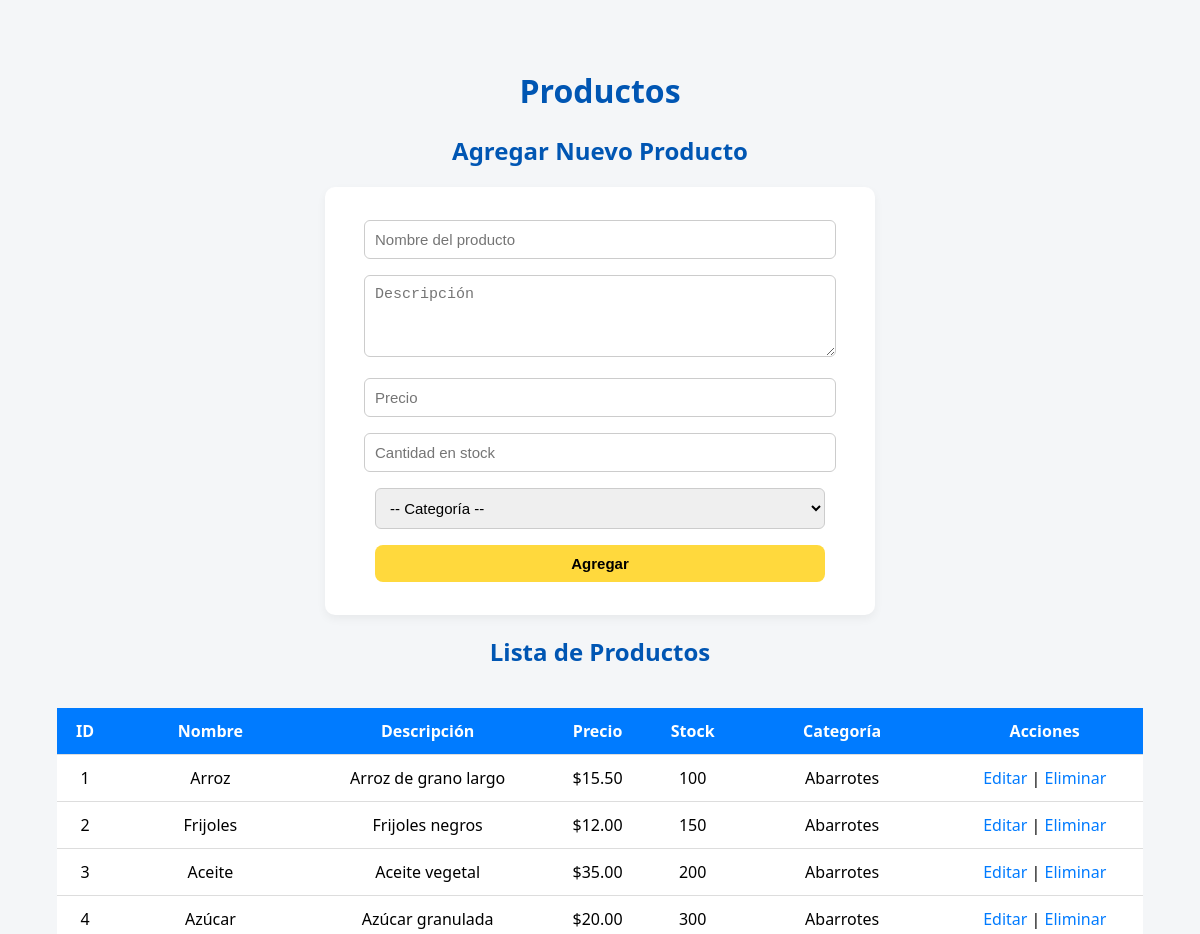
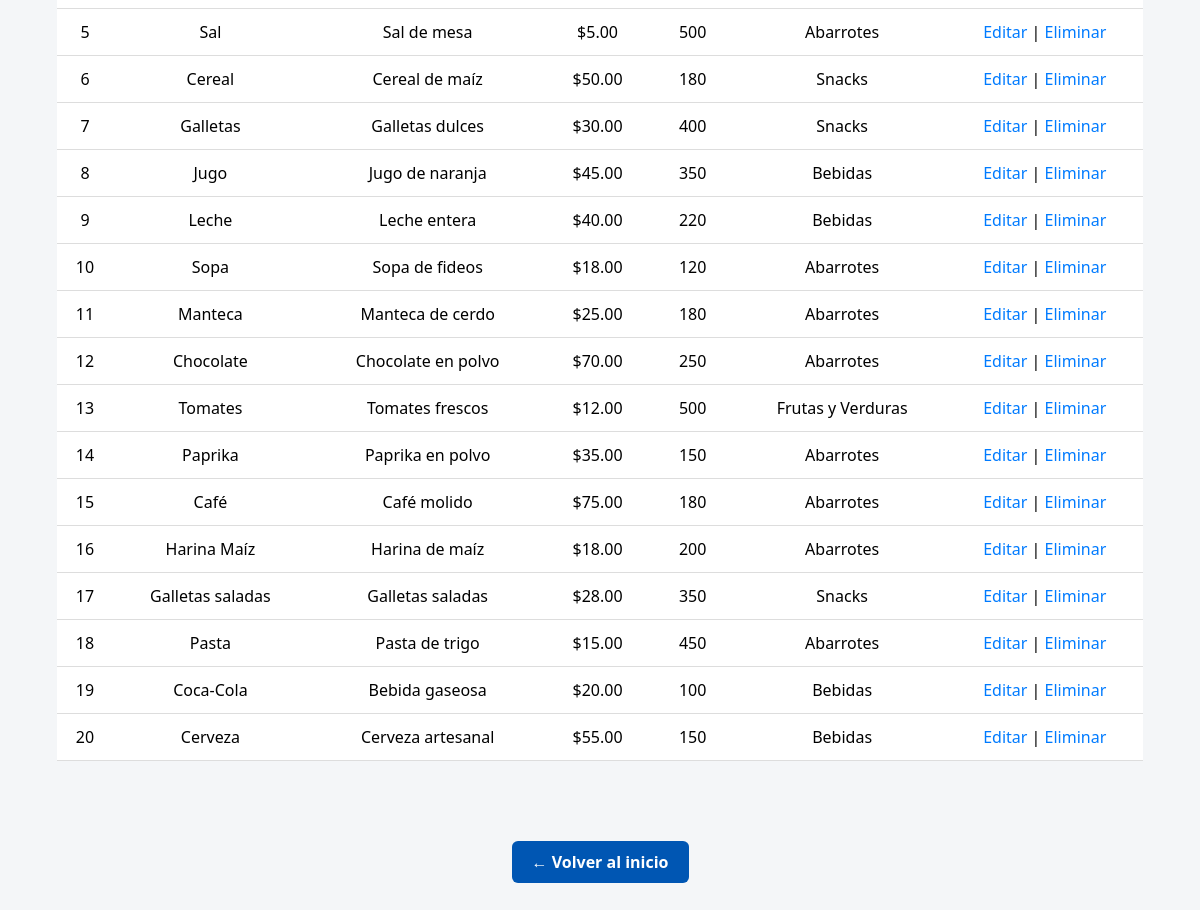
The page /productos.php on the database its author committed (2 pictures, top to bottom).
### tables this page shows
CREATE TABLE `productos` (
  `id_producto` int(11) NOT NULL,
  `nombre_producto` varchar(255) NOT NULL,
  `descripcion` text DEFAULT NULL,
  `precio` decimal(10,2) NOT NULL,
  `cantidad_stock` int(11) NOT NULL,
  `id_categoria` int(11) DEFAULT NULL
);

CREATE TABLE `categorias` (
  `id_categoria` int(11) NOT NULL,
  `nombre_categoria` varchar(255) NOT NULL
);

### productos.php (the view, shortened to what this page needs)
<?php
$host = "localhost";
$user = "root";
$pass = "";
$dbname = "almacen";
$conn = new mysqli($host, $user, $pass, $dbname);
?>
<!DOCTYPE html>
<html lang="es">
<head>
</head>
<body>
<h1>Productos</h1>
<?php
if (isset($_GET['editar'])) {
    $id = intval($_GET['editar']);
    $res = $conn->query("SELECT * FROM productos WHERE id_producto = $id");
    $prod = $res->fetch_assoc(); ?>
    <h2>Editar Producto</h2>
    <form method="post">
        <input type="hidden" name="id_producto" value="<?= $prod['id_producto'] ?>">
        <input type="text" name="nombre_producto" value="<?= $prod['nombre_producto'] ?>" required>
        <textarea name="descripcion"><?= $prod['descripcion'] ?></textarea>
        <input type="text" name="precio" value="<?= $prod['precio'] ?>" required>
        <input type="text" name="cantidad_stock" value="<?= $prod['cantidad_stock'] ?>" required>
        <select name="id_categoria" required>
            <?php
            $categorias = $conn->query("SELECT * FROM categorias");
            while ($cat = $categorias->fetch_assoc()) {
                $selected = ($cat['id_categoria'] == $prod['id_categoria']) ? "selected" : "";
                echo "<option value='{$cat['id_categoria']}' $selected>{$cat['nombre_categoria']}</option>";
            }
            ?>
        </select>
        <input type="submit" name="editar" value="Actualizar">
    </form>
<?php } else { ?>
    <h2>Agregar Nuevo Producto</h2>
    <form method="post">
        <input type="text" name="nombre_producto" placeholder="Nombre del producto" required>
        <textarea name="descripcion" placeholder="Descripción"></textarea>
        <input type="text" name="precio" placeholder="Precio" required>
        <input type="text" name="cantidad_stock" placeholder="Cantidad en stock" required>
        <select name="id_categoria" required>
            <option value="">-- Categoría --</option>
        </select>
        <input type="submit" name="agregar" value="Agregar">
    </form>
<?php } ?>
<h2>Lista de Productos</h2>
<table>
    <tr>
        <th>ID</th>
        <th>Nombre</th>
        <th>Descripción</th>
        <th>Precio</th>
        <th>Stock</th>
        <th>Categoría</th>
        <th>Acciones</th>
    </tr>
    <?php
    $res = $conn->query("SELECT productos.*, categorias.nombre_categoria
                         FROM productos
                         LEFT JOIN categorias ON productos.id_categoria = categorias.id_categoria");
    while ($row = $res->fetch_assoc()) {
        echo "<tr>
                <td>{$row['id_producto']}</td>
                <td>{$row['nombre_producto']}</td>
                <td>{$row['descripcion']}</td>
                <td>\${$row['precio']}</td>
                <td>{$row['cantidad_stock']}</td>
                <td>{$row['nombre_categoria']}</td>
                <td>
                    <a class='btn-link' href='productos.php?editar={$row['id_producto']}'>Editar</a> |
                    <a class='btn-link' href='productos.php?eliminar={$row['id_producto']}' onclick='return confirm(\"¿Eliminar este producto?\")'>Eliminar</a>
                </td>
              </tr>";
    }
    ?>
</table>
<a href="index.php" class="volver">← Volver al inicio</a>
</body>
</html>

### productos.php (style rules this page uses)
body { font-family: 'Segoe UI', sans-serif; background-color: #f4f6f8; padding: 40px 20px; text-align: center; }
h1, h2 { color: #0056b3; }
form { background: #fff; max-width: 500px; margin: 20px auto; padding: 25px; border-radius: 10px; box-shadow: 0 4px 10px rgba(0,0,0,0.05); }
input, select, textarea { width: 90%; padding: 10px; margin: 8px 0; border: 1px solid #ccc; border-radius: 6px; font-size: 15px; }
textarea { height: 60px; resize: vertical; }
input[type="submit"] { background-color: #FFD93D; border: none; border-radius: 8px; font-weight: bold; cursor: pointer; }
table { width: 95%; margin: 40px auto; border-collapse: collapse; background-color: #fff; }
th, td { padding: 12px; border-bottom: 1px solid #ddd; }
th { background-color: #007BFF; color: white; }
.btn-link { color: #007BFF; text-decoration: none; }
.volver { display: inline-block; margin-top: 40px; text-decoration: none; background: #0056b3; color: white; padding: 10px 20px; border-radius: 6px; font-weight: bold; }

### rows shown on the page
productos: id_producto "1", nombre_producto "Arroz", descripcion "Arroz de grano largo", precio "15.50", cantidad_stock "100", id_categoria.nombre_categoria "Abarrotes"
productos: id_producto "2", nombre_producto "Frijoles", descripcion "Frijoles negros", precio "12.00", cantidad_stock "150", id_categoria.nombre_categoria "Abarrotes"
productos: id_producto "3", nombre_producto "Aceite", descripcion "Aceite vegetal", precio "35.00", cantidad_stock "200", id_categoria.nombre_categoria "Abarrotes"
productos: id_producto "4", nombre_producto "Azúcar", descripcion "Azúcar granulada", precio "20.00", cantidad_stock "300", id_categoria.nombre_categoria "Abarrotes"
productos: id_producto "5", nombre_producto "Sal", descripcion "Sal de mesa", precio "5.00", cantidad_stock "500", id_categoria.nombre_categoria "Abarrotes"
productos: id_producto "6", nombre_producto "Cereal", descripcion "Cereal de maíz", precio "50.00", cantidad_stock "180", id_categoria.nombre_categoria "Snacks"
productos: id_producto "7", nombre_producto "Galletas", descripcion "Galletas dulces", precio "30.00", cantidad_stock "400", id_categoria.nombre_categoria "Snacks"
productos: id_producto "8", nombre_producto "Jugo", descripcion "Jugo de naranja", precio "45.00", cantidad_stock "350", id_categoria.nombre_categoria "Bebidas"
productos: id_producto "9", nombre_producto "Leche", descripcion "Leche entera", precio "40.00", cantidad_stock "220", id_categoria.nombre_categoria "Bebidas"
productos: id_producto "10", nombre_producto "Sopa", descripcion "Sopa de fideos", precio "18.00", cantidad_stock "120", id_categoria.nombre_categoria "Abarrotes"
productos: id_producto "11", nombre_producto "Manteca", descripcion "Manteca de cerdo", precio "25.00", cantidad_stock "180", id_categoria.nombre_categoria "Abarrotes"
productos: id_producto "12", nombre_producto "Chocolate", descripcion "Chocolate en polvo", precio "70.00", cantidad_stock "250", id_categoria.nombre_categoria "Abarrotes"
productos: id_producto "13", nombre_producto "Tomates", descripcion "Tomates frescos", precio "12.00", cantidad_stock "500", id_categoria.nombre_categoria "Frutas y Verduras"
productos: id_producto "14", nombre_producto "Paprika", descripcion "Paprika en polvo", precio "35.00", cantidad_stock "150", id_categoria.nombre_categoria "Abarrotes"
productos: id_producto "15", nombre_producto "Café", descripcion "Café molido", precio "75.00", cantidad_stock "180", id_categoria.nombre_categoria "Abarrotes"
productos: id_producto "16", nombre_producto "Harina Maíz", descripcion "Harina de maíz", precio "18.00", cantidad_stock "200", id_categoria.nombre_categoria "Abarrotes"
productos: id_producto "17", nombre_producto "Galletas saladas", descripcion "Galletas saladas", precio "28.00", cantidad_stock "350", id_categoria.nombre_categoria "Snacks"
productos: id_producto "18", nombre_producto "Pasta", descripcion "Pasta de trigo", precio "15.00", cantidad_stock "450", id_categoria.nombre_categoria "Abarrotes"
productos: id_producto "19", nombre_producto "Coca-Cola", descripcion "Bebida gaseosa", precio "20.00", cantidad_stock "100", id_categoria.nombre_categoria "Bebidas"
productos: id_producto "20", nombre_producto "Cerveza", descripcion "Cerveza artesanal", precio "55.00", cantidad_stock "150", id_categoria.nombre_categoria "Bebidas"
